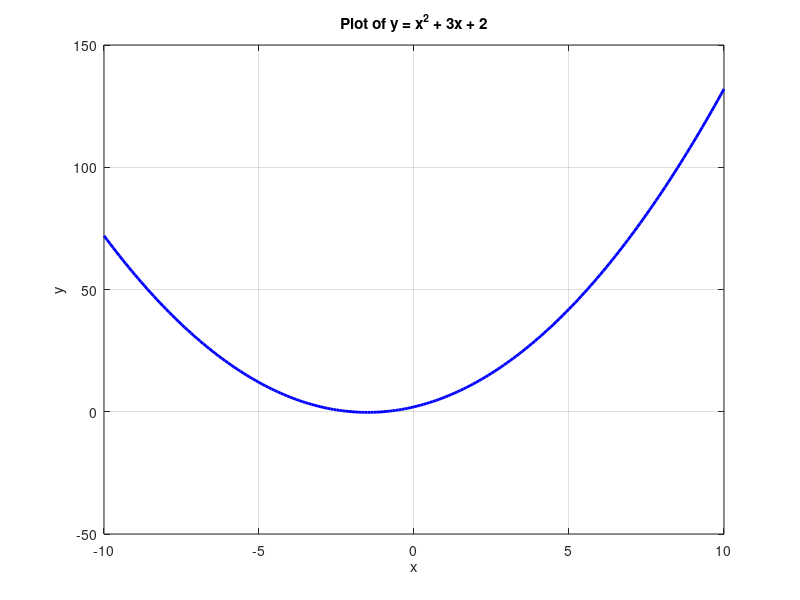

Recreate this plot in MATLAB.
% Define the range of x values
x = -10:0.1:10;

% Define the function
y = x.^2 + 3*x + 2;

% Plot the function
plot(x, y, 'b', 'LineWidth', 2);
grid on;
xlabel('x');
ylabel('y');
title('Plot of y = x^2 + 3x + 2');

